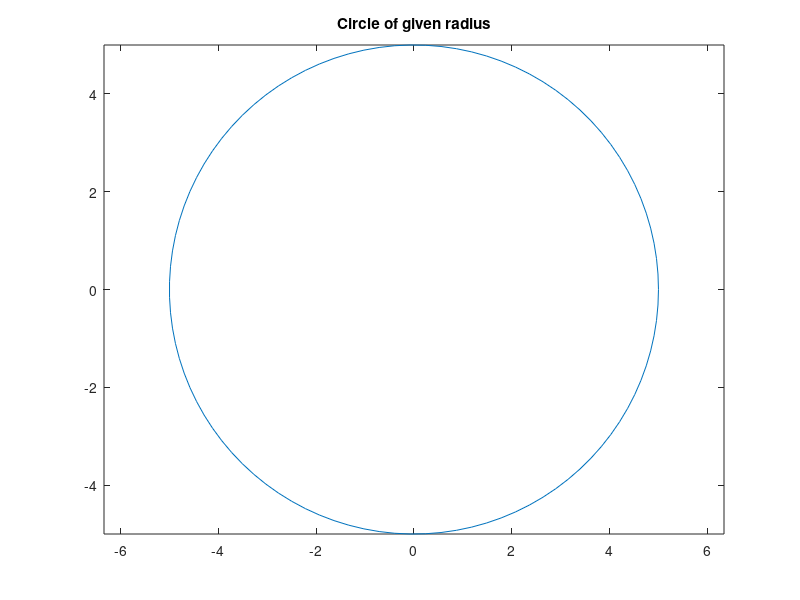

Write the MATLAB code that produced this figure.
disp('CIRCLE - A script file to draw a unit circle')

    r = input('Enter the radius of the circle: ')
    theta = linspace(0,2*pi,100); % create vector theta
    x = r*cos(theta); % generate x-coordinates
    y = r*sin(theta); % generate y-coordinates
    plot(x,y); % plot the circle
    axis('equal'); 
    title('Circle of given radius') 